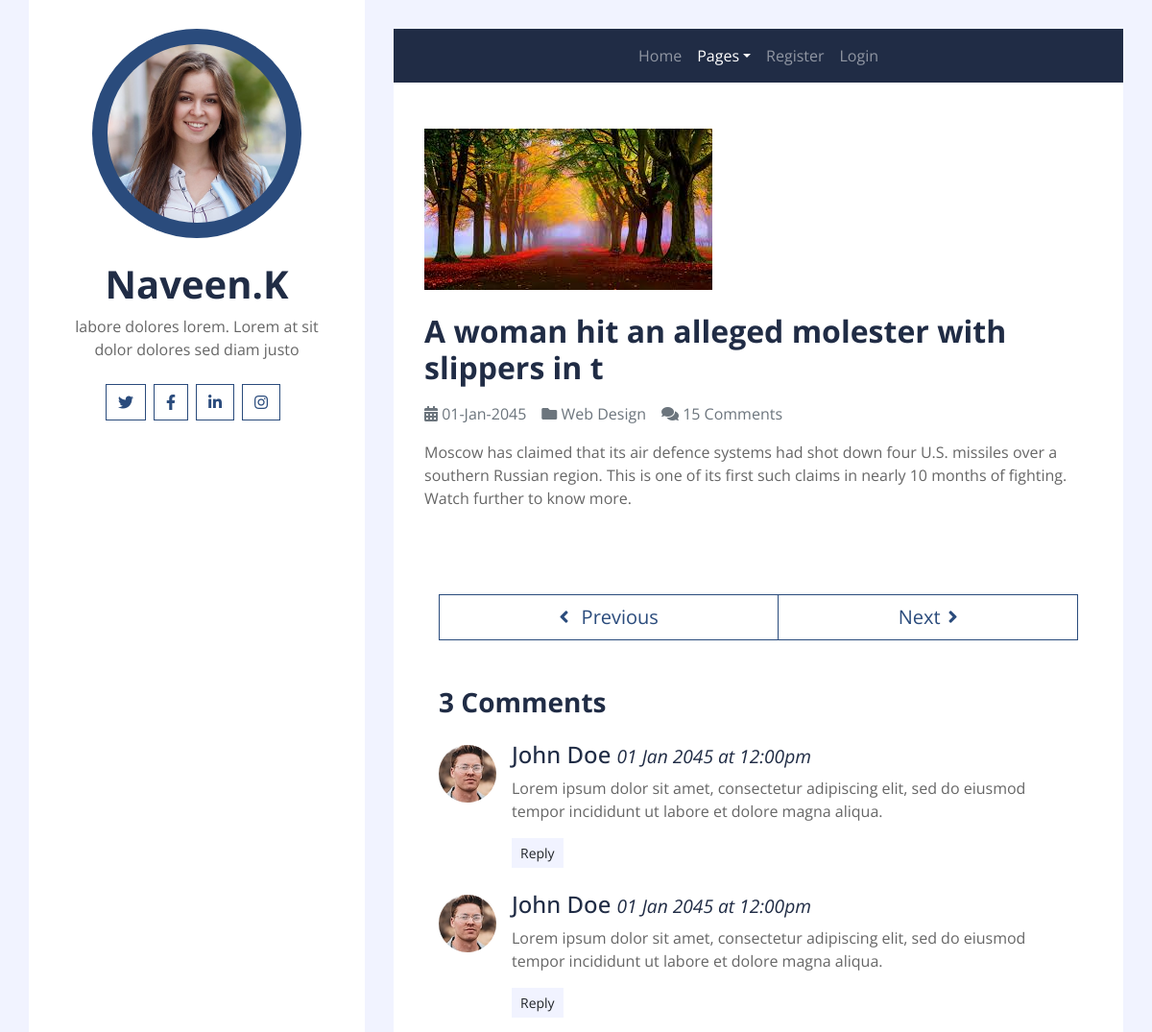
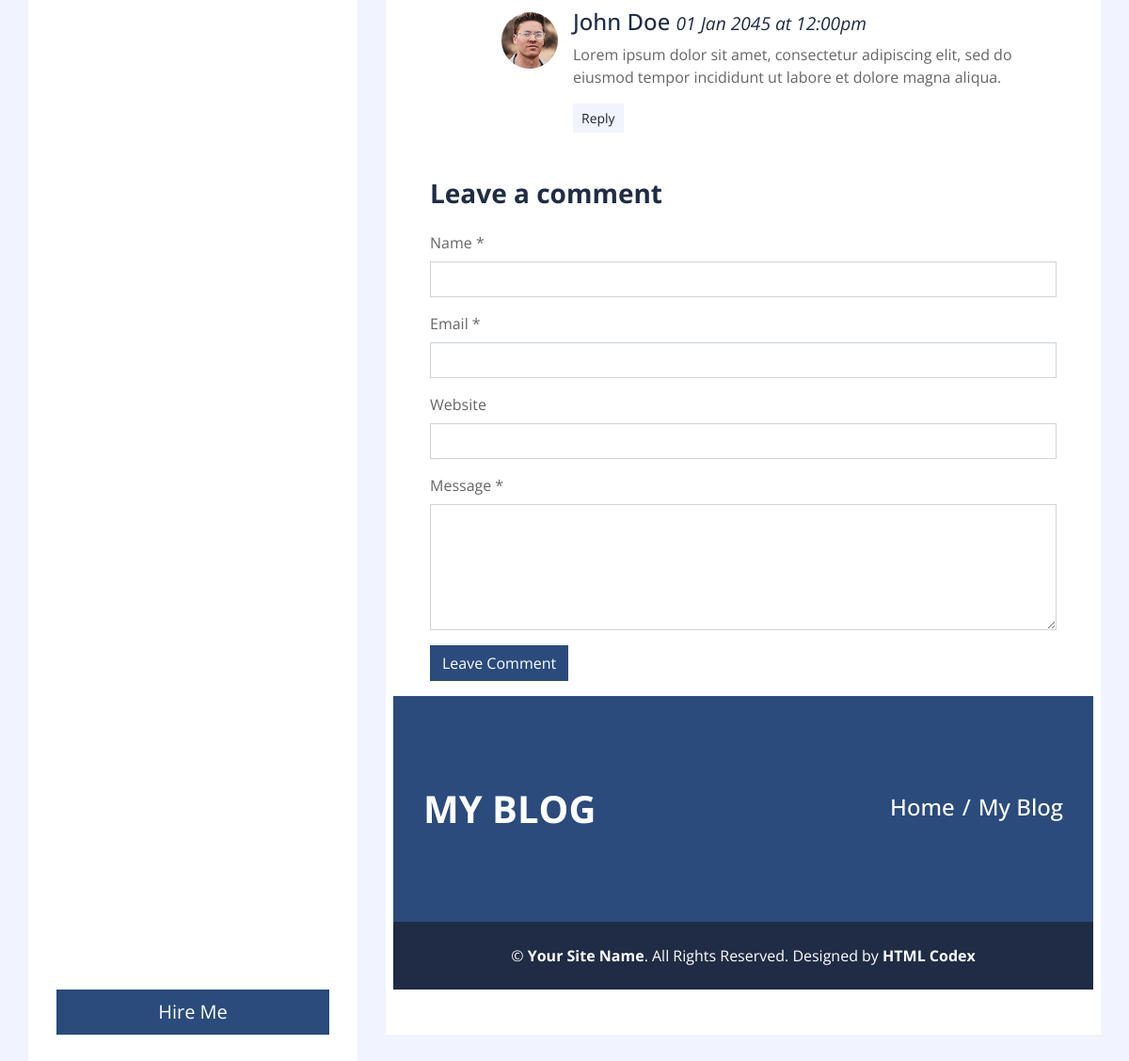
/single/5/, run on the app's committed database (2 pictures, top to bottom).
### user/models.py (models this page shows, shortened)
class Post(models.Model):
    title=models.CharField(max_length=50)
    image = models.ImageField(upload_to='images/', blank=True)
    content=models.TextField(max_length=1000)

### user/views.py (the view)
# urls.py: path('single/<int:id>/',views.single, name='single'),
def single(request,id):
    blog = Post.objects.get(id=id)
    return render(request,'single.html', {'blog': blog})

### user/templates/single.html (shortened to what this page needs)
{% extends 'theme.html' %}
{% load static %}
{% block content %}
            <div class="container py-5 px-2 bg-white">
                <div class="row px-4">
                    <div class="col-12">
                        <img class="img-fluid mb-4" src="{{blog.image.url}}" alt="Image">
                        <h2 class="mb-3 font-weight-bold">{{blog.title}}</h2>
                        <div class="d-flex">
                            <p class="mr-3 text-muted"><i class="fa fa-calendar-alt"></i> 01-Jan-2045</p>
                            <p class="mr-3 text-muted"><i class="fa fa-folder"></i> Web Design</p>
                            <p class="mr-3 text-muted"><i class="fa fa-comments"></i> 15 Comments</p>
                        </div>
                        <p>{{blog.content}}</p>
                    <div class="col-12 py-4">
                    </div>
                    <div class="col-12 py-4">
                        <div class="btn-group btn-group-lg w-100">
                            <button type="button" class="btn btn-outline-primary"><i class="fa fa-angle-left mr-2"></i> Previous</button>
                            <button type="button" class="btn btn-outline-primary">Next<i class="fa fa-angle-right ml-2"></i></button>
                        </div>
                    </div>
                    <div class="col-12 py-4">
                        <h3 class="mb-4 font-weight-bold">3 Comments</h3>
                        <div class="media mb-4">
                            <img src="img/user.jpg" alt="Image" class="mr-3 mt-1 rounded-circle" style="width:60px;">
                            <div class="media-body">
                                <h4>John Doe <small><i>01 Jan 2045 at 12:00pm</i></small></h4>
                                <p>Lorem ipsum dolor sit amet, consectetur adipiscing elit, sed do eiusmod tempor incididunt ut labore et dolore magna aliqua.
                                </p>
                                <button class="btn btn-sm btn-light">Reply</button>
                            </div>
                        </div>
                        <div class="media mb-4">
                            <img src="img/user.jpg" alt="Image" class="mr-3 mt-1 rounded-circle"
                                style="width:60px;">
                            <div class="media-body">
                                <h4>John Doe <small><i>01 Jan 2045 at 12:00pm</i></small></h4>
                                <p>Lorem ipsum dolor sit amet, consectetur adipiscing elit, sed do eiusmod tempor incididunt ut labore et dolore magna aliqua.
                                </p>
                                <button class="btn btn-sm btn-light">Reply</button>
                                <div class="media mt-4">
                                    <img src="img/user.jpg" alt="Image" class="mr-3 mt-1 rounded-circle"
                                        style="width:60px;">
                                    <div class="media-body">
                                        <h4>John Doe <small><i>01 Jan 2045 at 12:00pm</i></small></h4>
                                        <p>Lorem ipsum dolor sit amet, consectetur adipiscing elit, sed do eiusmod tempor incididunt ut labore et dolore magna aliqua.
                                        </p>
                                        <button class="btn btn-sm btn-light">Reply</button>
                                    </div>
                                </div>
                            </div>
                        </div>
                    </div>
                    <div class="col-12">
                        <h3 class="mb-4 font-weight-bold">Leave a comment</h3>
                        <form>
                            <div class="form-group">
                                <label for="name">Name *</label>
                                <input type="text" class="form-control" id="name">
                            </div>
                            <div class="form-group">
                                <label for="email">Email *</label>
                                <input type="email" class="form-control" id="email">
                            </div>
                            <div class="form-group">
                                <label for="website">Website</label>
                                <input type="url" class="form-control" id="website">
                            </div>
                            <div class="form-group">
                                <label for="message">Message *</label>
                                <textarea id="message" cols="30" rows="5" class="form-control"></textarea>
                            </div>
                            <div class="form-group">
                                <input type="submit" value="Leave Comment" class="btn btn-primary">
                            </div>
                        </form>
                    </div>
                </div>
            </div>
{% endblock %}

### data on the page
Post: image (picture), title "A woman hit an alleged molester with slippers in t", content "Moscow has claimed that its air defence systems had shot down four U.S. missiles over a southern Russian region. This is one of its first such claims in nearly 10 months of fighting. Watch further to know more."
